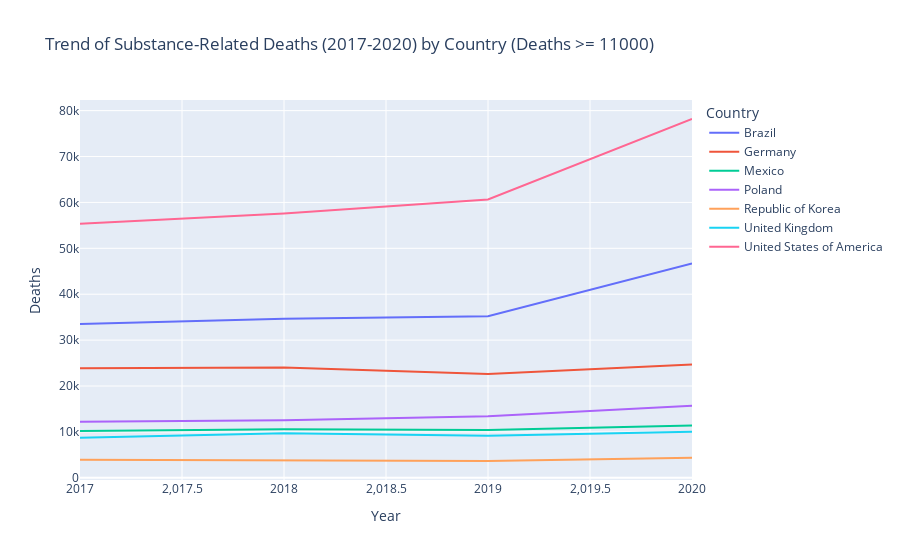

Write notebook code for a chart like this one.
### Code cell
# Define the minimum threshold for total deaths across 2017-2020
death_threshold = 11000  # Adjustable

# Keep only countries with complete data for 2017-2020
filtered_data = filtered_data[filtered_data['Country'].isin(countries_with_complete_data)]

#Calculate the total deaths per country over 2017-2020 and apply the death threshold
country_death_totals = (
    filtered_data.groupby('Country')['Deaths']
    .sum()
    .reset_index()
    .rename(columns={'Deaths': 'Total_Deaths'})
)
high_death_countries = country_death_totals[country_death_totals['Total_Deaths'] >= death_threshold]['Country']
filtered_data_high_death = filtered_data[filtered_data['Country'].isin(high_death_countries)]

# Step 5: Plot the filtered data
fig = px.line(filtered_data_high_death, x='Year', y='Deaths', color='Country',
              title=f"Trend of Substance-Related Deaths (2017-2020) by Country (Deaths >= {death_threshold})",
              labels={'Deaths': 'Number of Deaths'})

fig.update_layout(xaxis_title="Year", yaxis_title="Deaths", legend_title="Country")
fig.show()

### Figure 1 — Plotly figure (JSON) as saved in the notebook; plotly's stock layout.template omitted (floating-point values rounded to 4 significant figures)
{"data": [{"hovertemplate": "Country=Brazil<br>Year=%{x}<br>Number of Deaths=%{y}<extra></extra>", "legendgroup": "Brazil", "line": {"color": "#636efa", "dash": "solid"}, "marker": {"symbol": "circle"}, "mode": "lines", "name": "Brazil", "orientation": "v", "showlegend": true, "type": "scatter", "x": [2017, 2018, 2019, 2020], "xaxis": "x", "y": [33524, 34652, 35216, 46708], "yaxis": "y"}, {"hovertemplate": "Country=Germany<br>Year=%{x}<br>Number of Deaths=%{y}<extra></extra>", "legendgroup": "Germany", "line": {"color": "#EF553B", "dash": "solid"}, "marker": {"symbol": "circle"}, "mode": "lines", "name": "Germany", "orientation": "v", "showlegend": true, "type": "scatter", "x": [2017, 2018, 2019, 2020], "xaxis": "x", "y": [23884, 24036, 22600, 24708], "yaxis": "y"}, {"hovertemplate": "Country=Mexico<br>Year=%{x}<br>Number of Deaths=%{y}<extra></extra>", "legendgroup": "Mexico", "line": {"color": "#00cc96", "dash": "solid"}, "marker": {"symbol": "circle"}, "mode": "lines", "name": "Mexico", "orientation": "v", "showlegend": true, "type": "scatter", "x": [2017, 2018, 2019, 2020], "xaxis": "x", "y": [10176, 10576, 10436, 11380], "yaxis": "y"}, {"hovertemplate": "Country=Poland<br>Year=%{x}<br>Number of Deaths=%{y}<extra></extra>", "legendgroup": "Poland", "line": {"color": "#ab63fa", "dash": "solid"}, "marker": {"symbol": "circle"}, "mode": "lines", "name": "Poland", "orientation": "v", "showlegend": true, "type": "scatter", "x": [2017, 2018, 2019, 2020], "xaxis": "x", "y": [12232, 12552, 13388, 15724], "yaxis": "y"}, {"hovertemplate": "Country=Republic of Korea<br>Year=%{x}<br>Number of Deaths=%{y}<extra></extra>", "legendgroup": "Republic of Korea", "line": {"color": "#FFA15A", "dash": "solid"}, "marker": {"symbol": "circle"}, "mode": "lines", "name": "Republic of Korea", "orientation": "v", "showlegend": true, "type": "scatter", "x": [2017, 2018, 2019, 2020], "xaxis": "x", "y": [3948, 3768, 3664, 4368], "yaxis": "y"}, {"hovertemplate": "Country=United Kingdom<br>Year=%{x}<br>Number of Deaths=%{y}<extra></extra>", "legendgroup": "United Kingdom", "line": {"color": "#19d3f3", "dash": "solid"}, "marker": {"symbol": "circle"}, "mode": "lines", "name": "United Kingdom", "orientation": "v", "showlegend": true, "type": "scatter", "x": [2017, 2018, 2019, 2020], "xaxis": "x", "y": [8752, 9720, 9176, 10040], "yaxis": "y"}, {"hovertemplate": "Country=United States of America<br>Year=%{x}<br>Number of Deaths=%{y}<extra></extra>", "legendgroup": "United States of America", "line": {"color": "#FF6692", "dash": "solid"}, "marker": {"symbol": "circle"}, "mode": "lines", "name": "United States of America", "orientation": "v", "showlegend": true, "type": "scatter", "x": [2017, 2018, 2019, 2020], "xaxis": "x", "y": [55356, 57560, 60652, 78176], "yaxis": "y"}], "layout": {"autosize": true, "legend": {"title": {"text": "Country"}, "tracegroupgap": 0}, "title": {"text": "Trend of Substance-Related Deaths (2017-2020) by Country (Deaths >= 11000)"}, "xaxis": {"anchor": "y", "autorange": true, "domain": [0, 1], "range": [2017, 2020], "title": {"text": "Year"}, "type": "linear"}, "yaxis": {"anchor": "x", "autorange": true, "domain": [0, 1], "range": [-475.6, 82320.0], "title": {"text": "Deaths"}, "type": "linear"}}}
